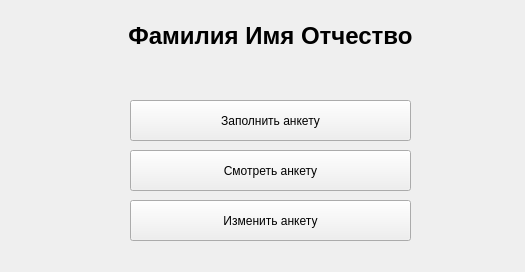
<?xml version="1.0" encoding="UTF-8"?>
<ui version="4.0">
 <class>Menu</class>
 <widget class="QMainWindow" name="Menu">
  <property name="geometry">
   <rect>
    <x>0</x>
    <y>0</y>
    <width>525</width>
    <height>272</height>
   </rect>
  </property>
  <property name="windowTitle">
   <string>MainWindow</string>
  </property>
  <widget class="QWidget" name="centralwidget">
   <widget class="QPushButton" name="pushButton">
    <property name="geometry">
     <rect>
      <x>130</x>
      <y>100</y>
      <width>281</width>
      <height>41</height>
     </rect>
    </property>
    <property name="text">
     <string>Заполнить анкету</string>
    </property>
   </widget>
   <widget class="QPushButton" name="pushButton_2">
    <property name="geometry">
     <rect>
      <x>130</x>
      <y>150</y>
      <width>281</width>
      <height>41</height>
     </rect>
    </property>
    <property name="text">
     <string>Смотреть анкету</string>
    </property>
   </widget>
   <widget class="QPushButton" name="pushButton_3">
    <property name="geometry">
     <rect>
      <x>130</x>
      <y>200</y>
      <width>281</width>
      <height>41</height>
     </rect>
    </property>
    <property name="text">
     <string>Изменить анкету</string>
    </property>
   </widget>
   <widget class="QLabel" name="label">
    <property name="geometry">
     <rect>
      <x>60</x>
      <y>10</y>
      <width>421</width>
      <height>51</height>
     </rect>
    </property>
    <property name="font">
     <font>
      <pointsize>18</pointsize>
      <weight>75</weight>
      <bold>true</bold>
     </font>
    </property>
    <property name="text">
     <string>Фамилия Имя Отчество</string>
    </property>
    <property name="alignment">
     <set>Qt::AlignCenter</set>
    </property>
   </widget>
  </widget>
 </widget>
 <resources/>
 <connections/>
</ui>
